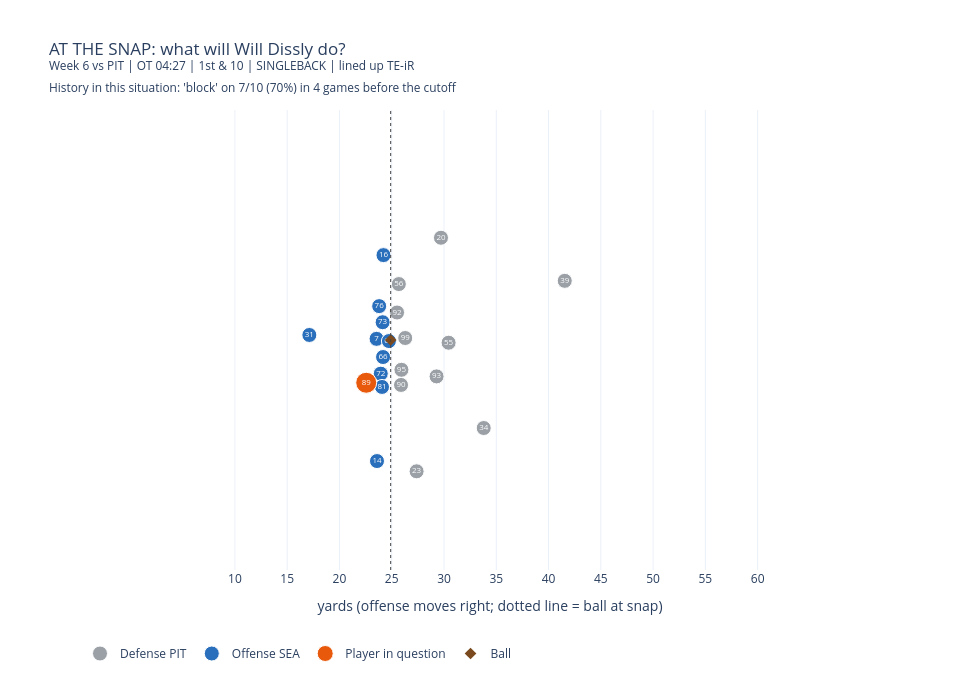

This figure's notebook cell:
### Markdown cell above
### Freeze a later play at the snap
Same player, same situation, in a game after the cutoff. Only snap-time information is on screen. What does he do?

### Code cell
later_plays, confirm, exception = None, None, None
if demo_rule is not None:
    later_plays = rule_plays(pp, demo_rule, CONFIG, "later")
    sup = later_plays[later_plays["evidence"] == "support"]
    exc = later_plays[later_plays["evidence"] == "exception"]
    confirm = sup.iloc[0] if len(sup) else None
    exception = exc.iloc[0] if len(exc) else None
    if later_plays.empty:
        print("This situation did not occur for this player after the cutoff, so there is no later play to freeze.")


def show_play(row, label, reveal):
    """Draw one later play for the demo rule; label goes into the saved file name."""
    period = "OT" if row["quarter"] >= 5 else "Q{}".format(row["quarter"])
    snap_info = "Week {} vs {} | {} {} | {} & {} | {} | lined up {}".format(
        row["week"], row["opponent"], period, row["gameClock"], row["down"], row["yardsToGo"],
        row["formation"], row["alignment"])
    if reveal:
        title = "REVEAL: {} -> {} ({})<br><sup>{}</sup><br><sup>gameId {} playId {} nflId {}</sup>".format(
            demo_rule["displayName"], row["assignment"], row["evidence"], snap_info,
            row["gameId"], row["playId"], row["nflId"])
    else:
        title = "AT THE SNAP: what will {} do?<br><sup>{}</sup><br><sup>History in this situation: '{}' on {} before the cutoff</sup>".format(
            demo_rule["displayName"], snap_info, demo_rule["outcome"],
            _frac(demo_rule["disc_k"], demo_rule["disc_n"], demo_rule["disc_games"]))
    fig = fig_play(pp, tables, CONFIG, int(row["gameId"]), int(row["playId"]), int(row["nflId"]), title, reveal=reveal)
    if fig is not None:
        save_fig(fig, "{}_{}.html".format(label, "reveal" if reveal else "freeze"), CONFIG)
        fig.show()


if confirm is not None:
    show_play(confirm, "later_play", reveal=False)
elif later_plays is not None and len(later_plays):
    print("No later play in this situation followed the tendency. See the exception below.")

### Figure 1 — Plotly figure (JSON) as saved in the notebook; plotly's stock layout.template omitted (floating-point values rounded to 4 significant figures)
{"data": [{"hoverinfo": "text", "hovertext": ["Joe Haden (CB), lined up LCB", "Joe Schobert (ILB), lined up LLB", "T.J. Watt (OLB), lined up LOLB", "Chris Wormley (DE), lined up LE", "Cameron Sutton (CB), lined up RCB", "Minkah Fitzpatrick (SS), lined up FSR", "Terrell Edmunds (SS), lined up SSL", "Henry Mondeaux (DE), lined up NT", "Devin Bush (ILB), lined up MLB", "Alex Highsmith (OLB), lined up ROLB", "Isaiahh Loudermilk (DE), lined up RE"], "marker": {"color": "#9aa0a6", "line": {"color": "white", "width": 1}, "size": 15}, "mode": "markers+text", "name": "Defense PIT", "text": ["23", "93", "90", "95", "20", "39", "34", "99", "55", "56", "92"], "textfont": {"color": "white", "size": 8}, "type": "scatter", "x": [27.38, 29.29, 25.89, 25.93, 29.71, 41.55, 33.8, 26.29, 30.44, 25.68, 25.51], "y": [17.22, 26.3, 25.48, 26.93, 39.56, 35.44, 21.36, 29.97, 29.52, 35.13, 32.41]}, {"hoverinfo": "text", "hovertext": ["Duane Brown (T), lined up LT", "Geno Smith (QB), lined up QB", "Gabe Jackson (G), lined up RG", "Tyler Lockett (WR), lined up LWR", "Brandon Shell (T), lined up RT", "Gerald Everett (TE), lined up TE-oR", "Kyle Fuller (G), lined up C", "Jamarco Jones (T), lined up LG", "DK Metcalf (WR), lined up RWR", "DeeJay Dallas (RB), lined up HB"], "marker": {"color": "#2a6fbb", "line": {"color": "white", "width": 1}, "size": 15}, "mode": "markers+text", "name": "Offense SEA", "text": ["76", "7", "66", "16", "72", "81", "61", "73", "14", "31"], "textfont": {"color": "white", "size": 8}, "type": "scatter", "x": [23.8, 23.55, 24.17, 24.21, 23.95, 24.07, 24.73, 24.13, 23.59, 17.12], "y": [33.02, 29.89, 28.15, 37.9, 26.56, 25.29, 29.68, 31.48, 18.2, 30.26]}, {"hoverinfo": "text", "hovertext": ["Will Dissly (TE), lined up TE-iR"], "marker": {"color": "#e8590c", "line": {"color": "white", "width": 1}, "size": 21}, "mode": "markers+text", "name": "Player in question", "text": ["89"], "textfont": {"color": "white", "size": 8}, "type": "scatter", "x": [22.56], "y": [25.69]}, {"hoverinfo": "name", "marker": {"color": "#7a4a1e", "size": 9, "symbol": "diamond"}, "mode": "markers", "name": "Ball", "type": "scatter", "x": [24.9], "y": [29.78]}], "layout": {"height": 680, "legend": {"orientation": "h", "y": -0.15}, "margin": {"t": 110}, "shapes": [{"line": {"color": "#444444", "dash": "dot", "width": 1}, "type": "line", "x0": 24.9, "x1": 24.9, "y0": 7.783, "y1": 51.78}], "title": {"text": "AT THE SNAP: what will Will Dissly do?<br><sup>Week 6 vs PIT | OT 04:27 | 1st & 10 | SINGLEBACK | lined up TE-iR</sup><br><sup>History in this situation: 'block' on 7/10 (70%) in 4 games before the cutoff</sup>"}, "width": 980, "xaxis": {"constrain": "domain", "dtick": 5, "range": [6.9, 61.9], "showgrid": true, "title": {"text": "yards (offense moves right; dotted line = ball at snap)"}, "zeroline": false}, "yaxis": {"constrain": "domain", "range": [7.783, 51.78], "scaleanchor": "x", "scaleratio": 1, "showgrid": false, "showticklabels": false, "title": {"text": ""}, "zeroline": false}}}
